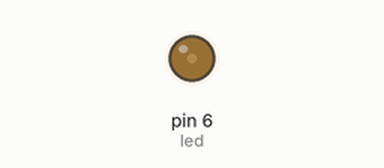
Recording of a sketch running on a simulated Arduino Uno, built with avr-gcc and run on an emulated ATmega328P. On the bench: output pins drawn as LEDs (lit = HIGH).

Above: at 0.05 s.
At 0.2 s:
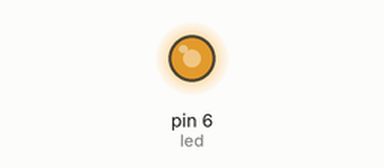
At 0.4 s:
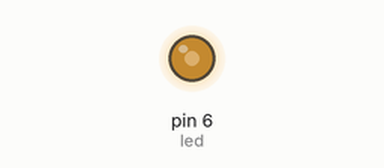
Timing chart, 0 to 3.0 s (numbered marks = the images above):
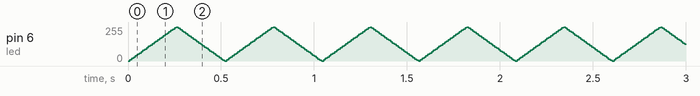

The sketch:

sketch_jun28a.ino
```cpp
int led=6;
void setup() {
    pinMode(led, OUTPUT);
}

void loop() {
  for (int i = 0; i <= 255; i+=10) {
    analogWrite(led, i);
    delay(10);
    }
      for (int i = 255; i >= 0; i-=10) {
    analogWrite(led, i);
    delay(10);
    }
}
```
